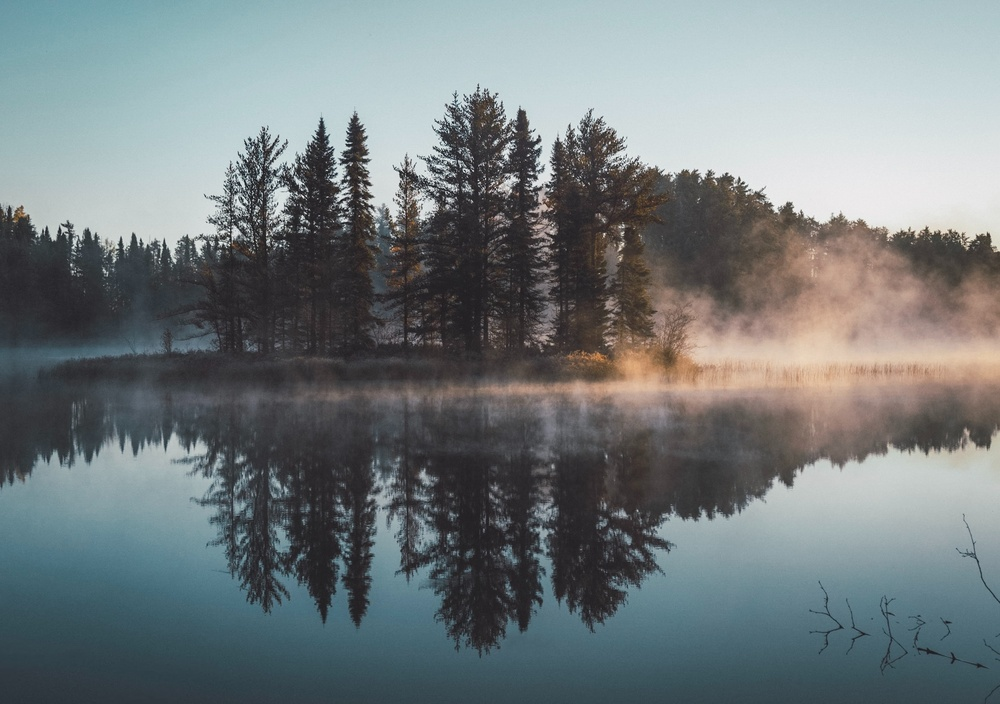
#> input picture GammaTransformation/gamma-tranformation.jpg, 1000 x 704 px, shrunk from 2329 x 1639 before the run
$ python gamma-transformation.py
#> lines starting #> are read from the running program, lines starting #| are printed output that depends on the picture
import cv2
import numpy as np

img = cv2.imread('gamma-tranformation.jpg')
#> img is the input picture: shape (704, 1000, 3); mean B, G, R 125.5, 123.5, 115.4
"""
img = cv2.imread('gamma-tranformation.jpg', cv2.IMREAD_GRAYSCALE)
Gri görüntü
"""
gamma = 2
img_2 = np.power(img,gamma)
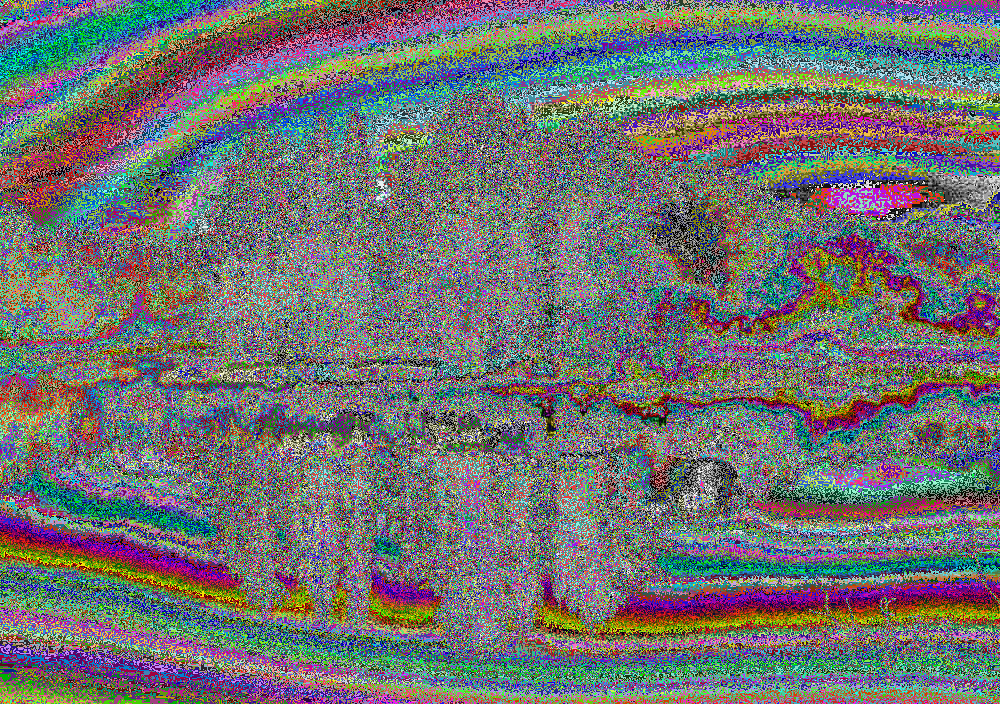
#> img_2: shape (704, 1000, 3); mean B, G, R 112.9, 113.3, 112.6

gamma = 3
img_3 = np.power(img,gamma)
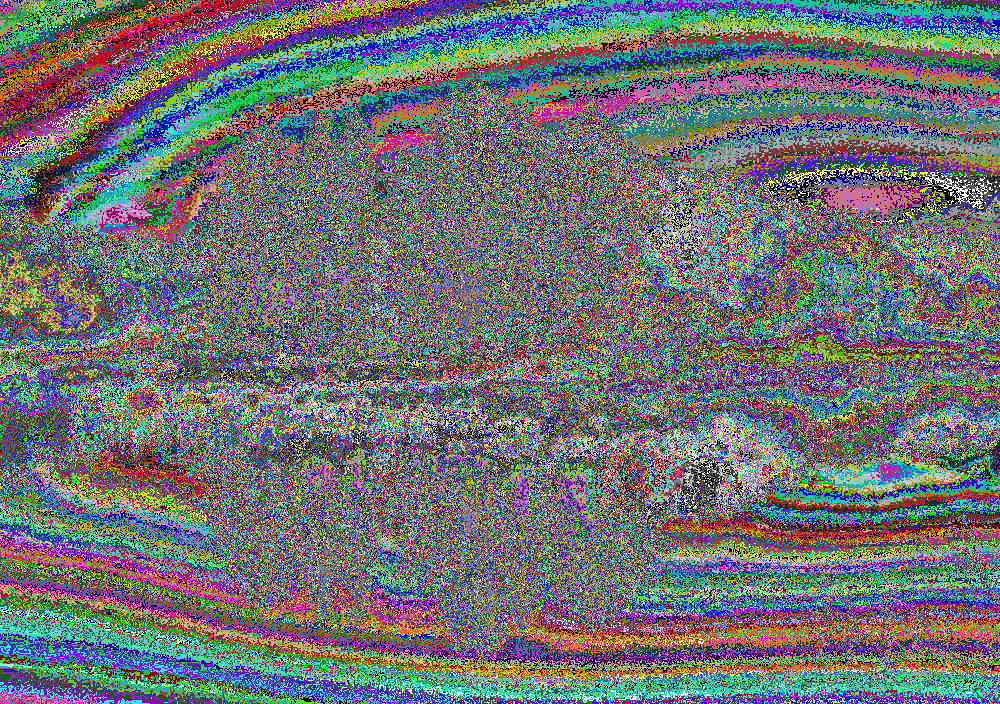
#> img_3: shape (704, 1000, 3); mean B, G, R 114.6, 113.6, 111.1

gamma = 4
img_4 = np.power(img,gamma)
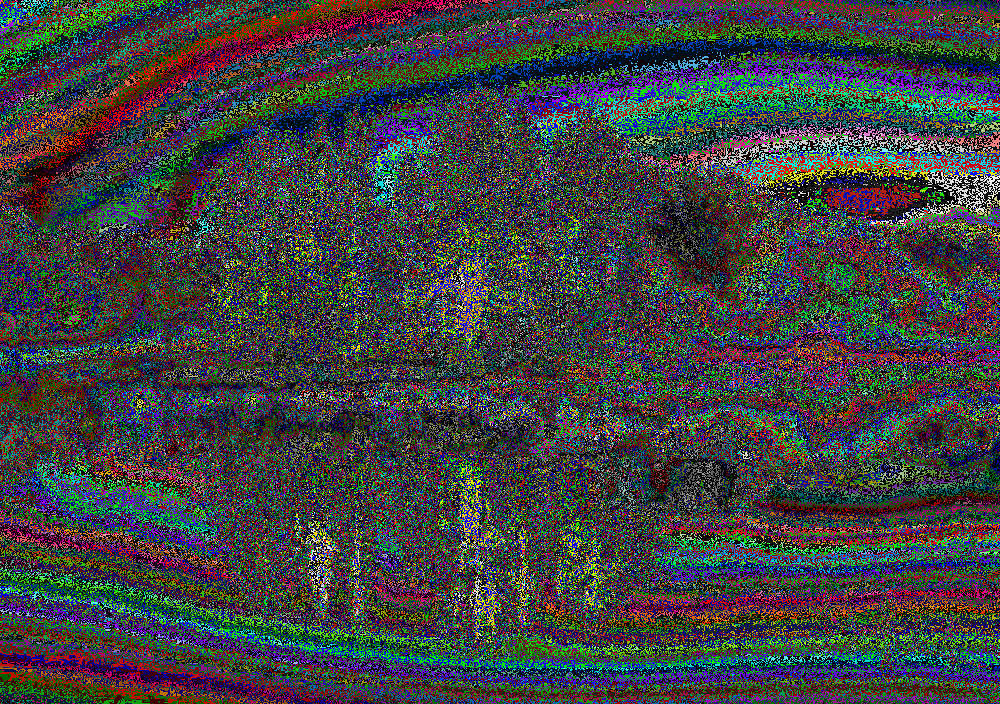
#> img_4: shape (704, 1000, 3); mean B, G, R 63.6, 64.4, 61.5

cv2.imshow('original image',img)
cv2.imshow('gamma -> 2',img_2)
cv2.imshow('gamma -> 3',img_3)
cv2.imshow('gamma -> 4',img_4)

cv2.waitKey(0)
